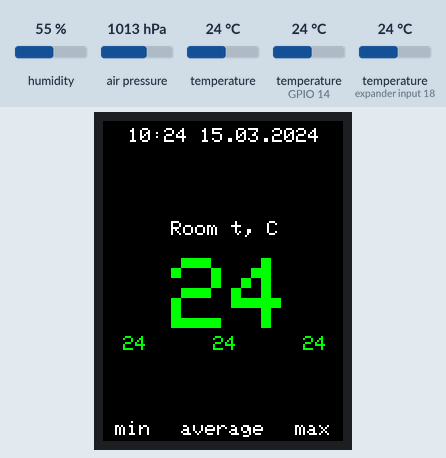
Bench run of a sketch on a simulated ESP32. Shown: 240×320 colour display. The inputs (shaded band) are chosen by the test bench; at power-on: humidity 55 %, temperature (sensors on GPIO 14, expander input 18) 24 °C, air pressure 1013 hPa, temperature 24 °C. The local clock reads 2024-03-15 10:24:30 at power-on unless the sketch sets it.

Above: at 1.3 s.
1.4 s: humidity set to 22 %
At 8.0 s:
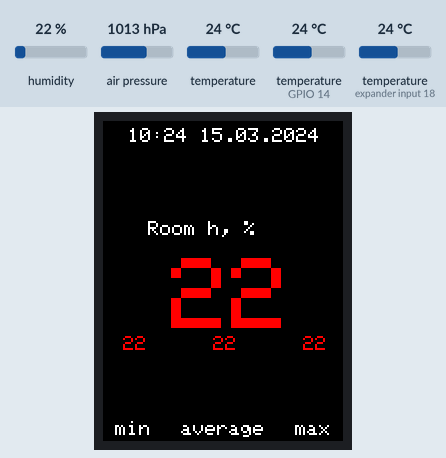
14.5 s: temperature (sensor on GPIO 14) set to 12 °C
At 18.2 s:
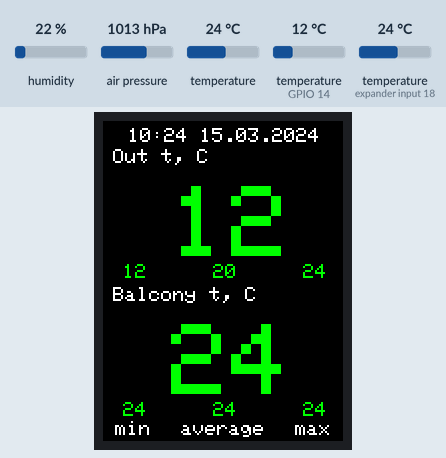
24.0 s: temperature (sensor on expander input 18) set to 12 °C
At 30.1 s:
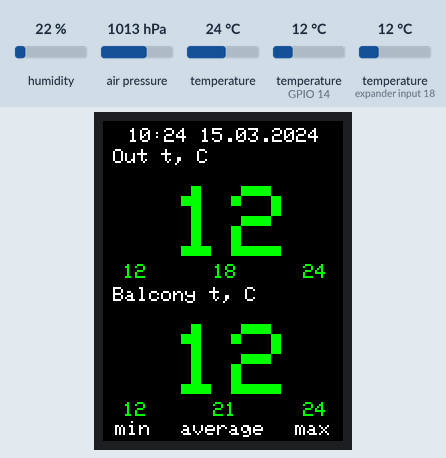
33.9 s: air pressure set to 952 hPa
At 36.1 s:
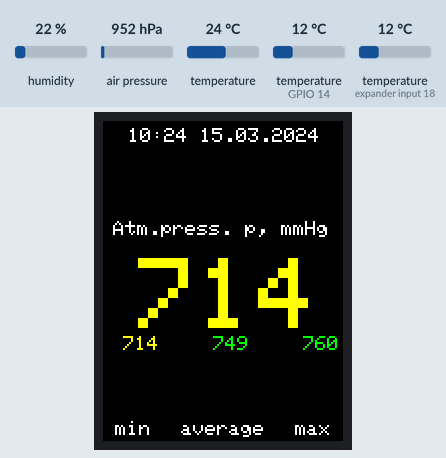
43.4 s: temperature (sensor 0) set to 12 °C
At 52.2 s:
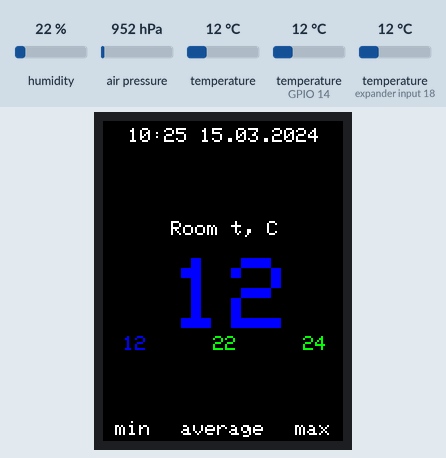
56.4 s: temperature (sensor on GPIO 14) set to 19 °C
At 68.0 s:
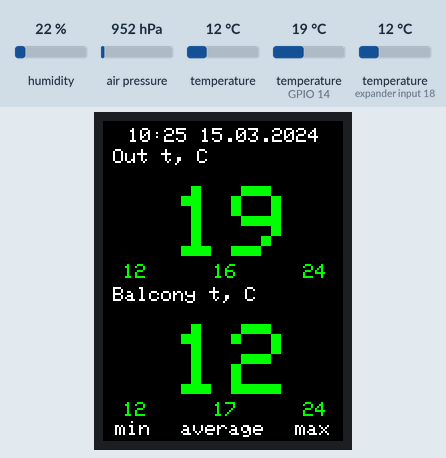
Timing chart, 0 to 69.5 s (numbered marks = the images above; inputs shaded):
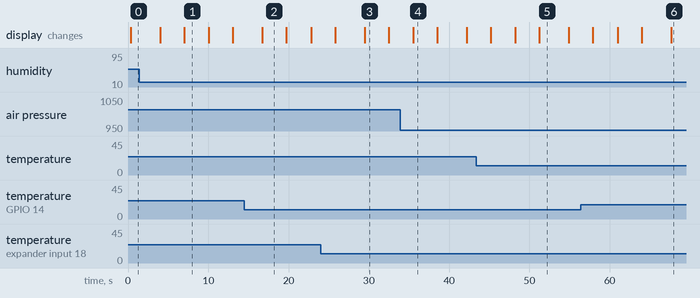

Measured:
- what the display in image 1 shows lasts 3.1 s, from 7.0 s to 10.1 s
- what the display in image 2 shows lasts 3.0 s, from 16.7 s to 19.7 s
- what the display in image 5 shows lasts 3.6 s, from 51.3 s to 54.9 s

The sketch:

weather_station.ino
```cpp
// (licence header left out)
// The project use SPIFFS file system available for ESP32 which allows to store current state.
/* You only need to format SPIFFS the first time you run a
   test or else use the SPIFFS plugin to create a partition
   https://github.com/me-no-dev/arduino-esp32fs-plugin */
// If you don't want to use storage just turn USE_STORAGE constant to false.

#include <Wire.h>
#include <OneWire.h>
#include <Adafruit_Sensor.h>
#include <Adafruit_BME280.h>
#include <DallasTemperature.h>

#include "src/common.h"
#include "src/sensors.h"
#include "src/display/display.h"
#include "src/clock/clock.h"
#include "src/storage/storage.h"
//#include "src/network/network.h"

#define SENSOR_DELAY 100
#define SCREEN_DELAY 2800

#define I2C_SDA 33
#define I2C_SCL 32

#define ONE_WIRE_BUS 14

// Turn to false if you don't want to use storage
#define USE_STORAGE true
// Turn to false if you don't want to use network
#define NETWORK_ENABLED true
// Turn to false if you don't want to use telegram (available only if network enabled)
#define TELEGRAM_ENABLED true

#define SSID "XXXXXX"     // your network SSID (name)
#define PASSWORD "YYYYYY" // your network key
#define BOT_TOKEN "XXXXXXXXX:XXXXXXXXXXXXXXXXXXXXXXXXXXXXXXXXXXX"  // your Bot Token (Get from Botfather)

Adafruit_BME280 bme;
OneWire oneWire(ONE_WIRE_BUS);
DallasTemperature sensors(&oneWire);

Display display;
TClock cl;
DataManager dataManager;
//NetworkManager networkManager;

bool isNetAvailable;

bool storageIsAvailable;

//measureSet<int16_t> *getMeasuresArray() {
//    return dataManager.getMeasuresArray();
//}

// you can use a lot of dallas sensors
dallasSensor dallasArr[DALLAS_SENSORS_COUNT] = {
        // change to yours title and address
        { "Out t, C", { 0x28, 0xFF, 0x71, 0x38, 0x90, 0x15, 0x03, 0x65 } },
        { "Balcony t, C", { 0x28, 0xFF, 0x84, 0x3A, 0x90, 0x15, 0x03, 0x16 } },
};

void setup() {
    Wire.begin(I2C_SDA, I2C_SCL);
    bme.begin();

    display.begin();
    display.showTitle = true;
    display.showAdditionData = true;

    cl.init();

//    if (USE_STORAGE) {
//        storageIsAvailable = dataManager.initStorage(cl.getTimePack());
//    }

//    if (NETWORK_ENABLED) {
//        networkManager.init(SSID, PASSWORD);
//        if (TELEGRAM_ENABLED) networkManager.initTelegramService(BOT_TOKEN);
//    }
}

void loop() {
    display.setTitle(cl.getTimeString());

    readTemperatureAndShow();
    readHumidityAndShow();
    readAtmPressureAndShow();

    timePack time = cl.getTimePack();

    if (USE_STORAGE) {
        // reset additional data if a new day has come
        if (cl.isNewDay()) dataManager.clearCache();
//        dataManager.updateTimeData(time);
    }
//
//    if (NETWORK_ENABLED) doNetWork(time, getMeasuresArray);
}

void readTemperatureAndShow() {
    // read room temp
    int16_t roomCurrentTemper = round(bme.readTemperature());
    delay(SENSOR_DELAY);
    measureSet<int16_t> roomT = dataManager.getMeasureSet(ROOM_TEMPER_TITLE, ROOM_TEMPER_INDEX, roomCurrentTemper);
//    display.setTitle(cl.getTimeString());
    display.drawRoomTemperatureMenu(roomT);
    delay(SCREEN_DELAY);
    // read dallas sensors
    sensors.requestTemperatures();
    int8_t dallasArraySize = sizeof(dallasArr) / sizeof(dallasArr[0]);
    for (int8_t i = 0; i < dallasArraySize; i = i + 2) {
        int8_t firstDallasIndex = MEASURE_TYPES_COUNT;
        measureSet<int16_t> measure1 =dataManager
                .getMeasureSet(dallasArr[i].title, firstDallasIndex, readDallasSensor(dallasArr[i].addr));
        int8_t next = i + 1;
        if (dallasArraySize > next) {
            int8_t dallasIndex = firstDallasIndex + next;
            measureSet<int16_t> measure2 = dataManager
                    .getMeasureSet(dallasArr[next].title, dallasIndex, readDallasSensor(dallasArr[next].addr));
            display.setTitle(cl.getTimeString());
            display.drawDoubleTemperatureMenu(measure1, measure2);
        } else {
            display.drawSingleTemperatureMenu(measure1);
        }
        delay(SCREEN_DELAY);
    }
}

void readHumidityAndShow() {
    uint16_t currentHumidity = round(bme.readHumidity());
    delay(SENSOR_DELAY);
    measureSet<int16_t> humidity = dataManager.getMeasureSet(ROOM_HUM_TITLE, ROOM_HUM_INDEX, currentHumidity);

    display.drawHumidityMenu(humidity);
    delay(SCREEN_DELAY);
}

void readAtmPressureAndShow() {
    // mmhg
    uint16_t currentPressure = round(bme.readPressure() * 0.0075F);
    delay(2 * SENSOR_DELAY);

    measureSet<int16_t> pressure = dataManager.getMeasureSet(PRESSURE_TITLE, PRESSURE_INDEX, currentPressure);

    display.drawAtmPressureMenu(pressure);
    delay(SCREEN_DELAY);
}

//void doNetWork(timePack time, measureSet<int16_t> *(*measureArrayGetter)()) {
//    if (isNetAvailable = networkManager.connectionEstablished()) {
//        networkManager.runTasks(time, measureArrayGetter);
//    }
//}

float readDallasSensor(uint8_t addr[8]) {
    return sensors.getTempC(addr);
}
```

clock.cpp
```cpp
// (licence header left out)
#include "clock.h"

void TClock::init() {
    _rtc.begin();
    RTCDateTime dt = _rtc.getDateTime();
    // probably the library bug, unixtime needs to be reduced by an hour
    const uint32_t unixtime = __TIME_UNIX__ - 60 * 60;

    if(dt.year < __TIME_YEARS__) {
        _rtc.setDateTime(unixtime);
        return;
    }

    if(dt.month < __TIME_MONTH__ && dt.year == __TIME_YEARS__) {
        _rtc.setDateTime(unixtime);
        return;
    }

    if(dt.day < __TIME_DAYS__ && dt.month == __TIME_MONTH__ && dt.year == __TIME_YEARS__) {
        _rtc.setDateTime(unixtime);
        return;
    }

    if(dt.hour < __TIME_HOURS__ && dt.day == __TIME_DAYS__ && dt.month == __TIME_MONTH__ && dt.year == __TIME_YEARS__) {
        _rtc.setDateTime(unixtime);
        return;
    }

    if(dt.minute < __TIME_MINUTES__ && dt.hour == __TIME_HOURS__ && dt.day == __TIME_DAYS__
       && dt.month == __TIME_MONTH__ && dt.year == __TIME_YEARS__) {
        _rtc.setDateTime(unixtime);
    }
}

const char *TClock::getTimeString() {
    _dt = _rtc.getDateTime();

    static char result[TIME_DATE_STRING_SIZE];
    sprintf(result, TIME_DATE_PATTERN, _dt.hour, _dt.minute, _dt.day, _dt.month, _dt.year);

    return result;
}

bool TClock::isNewDay() {
    bool result = false;
    if (previousHourValue == 23 && _dt.hour == 0) {
        result = true;
    }
    previousHourValue = _dt.hour;

    return result;
}

timePack TClock::getTimePack() {
    _dt = _rtc.getDateTime();

    static char timeDate[TIME_DATE_STRING_SIZE];
    sprintf(timeDate, TIME_DATE_PATTERN, _dt.hour, _dt.minute, _dt.day, _dt.month, _dt.year);
    static char time[TIME_STRING_SIZE];
    sprintf(time, TIME_PATTERN, _dt.hour, _dt.minute, _dt.second);
    static char date[DATE_STRING_SIZE];
    sprintf(date, DATE_PATTERN, _dt.day, _dt.month, _dt.year);

    return timePack { _dt.unixtime, _dt.day, _dt.minute, timeDate, time, date };
}
```

clock.h
```cpp
// (licence header left out)
#ifndef CLOCK_H
#define CLOCK_H

#include "../common.h"
#include <DS3231.h>
#include "compile_time.h"

#define TIME_DATE_PATTERN "%02d:%02d %02d.%02d.%d"
#define TIME_DATE_STRING_SIZE 17
#define TIME_PATTERN "%02d:%02d:%02d"
#define TIME_STRING_SIZE 9
#define DATE_PATTERN "%02d.%02d.%d"
#define DATE_STRING_SIZE 11

class TClock {
public:
    void init();

    const char *getTimeString();

    /**
     * checks for a new day
     *
     * @return true if a new day has come, otherwise false
     */
    bool isNewDay();

    timePack getTimePack();

private:
    DS3231 _rtc;
    RTCDateTime _dt;

    uint8_t previousHourValue;
};

#endif //CLOCK_H
```

compile_time.h
```cpp
/*
 * compile_time.h
 *
 * Created: 30.05.2017 20:57:58
 *  Author: Dennis (instructable.com/member/nqtronix)
 *
 * This code provides the macro __TIME_UNIX__ which returns the current time in UNIX format. It can
 * be used to identify a version of code on an embedded device, to initialize its RTC and much more.
 * Along that several more constants for seconds, minutes, etc. are provided
 *
 * The macro is based on __TIME__ and __DATE__, which are assumed to be formatted "HH:MM:SS" and
 * "MMM DD YYYY", respectively. The actual value can be calculated by the C compiler at compile time
 * as all inputs are literals. MAKE SURE TO ENABLE OPTIMISATION!
 */


#ifndef COMPILE_TIME_H_
#define COMPILE_TIME_H_

// extracts 1..4 characters from a string and interprets it as a decimal value
#define CONV_STR2DEC_1(str, i)  (str[i]>'0'?str[i]-'0':0)
#define CONV_STR2DEC_2(str, i)  (CONV_STR2DEC_1(str, i)*10 + str[i+1]-'0')
#define CONV_STR2DEC_3(str, i)  (CONV_STR2DEC_2(str, i)*10 + str[i+2]-'0')
#define CONV_STR2DEC_4(str, i)  (CONV_STR2DEC_3(str, i)*10 + str[i+3]-'0')

// Some definitions for calculation
#define SEC_PER_MIN             60UL
#define SEC_PER_HOUR            3600UL
#define SEC_PER_DAY             86400UL
#define SEC_PER_YEAR            (SEC_PER_DAY*365)
#define UNIX_START_YEAR         1970UL

// Custom "glue logic" to convert the month name to a usable number
#define GET_MONTH(str, i)      (str[i]=='J' && str[i+1]=='a' && str[i+2]=='n' ? 1 :     \
                                str[i]=='F' && str[i+1]=='e' && str[i+2]=='b' ? 2 :     \
                                str[i]=='M' && str[i+1]=='a' && str[i+2]=='r' ? 3 :     \
                                str[i]=='A' && str[i+1]=='p' && str[i+2]=='r' ? 4 :     \
                                str[i]=='M' && str[i+1]=='a' && str[i+2]=='y' ? 5 :     \
                                str[i]=='J' && str[i+1]=='u' && str[i+2]=='n' ? 6 :     \
                                str[i]=='J' && str[i+1]=='u' && str[i+2]=='l' ? 7 :     \
                                str[i]=='A' && str[i+1]=='u' && str[i+2]=='g' ? 8 :     \
                                str[i]=='S' && str[i+1]=='e' && str[i+2]=='p' ? 9 :     \
                                str[i]=='O' && str[i+1]=='c' && str[i+2]=='t' ? 10 :    \
                                str[i]=='N' && str[i+1]=='o' && str[i+2]=='v' ? 11 :    \
                                str[i]=='D' && str[i+1]=='e' && str[i+2]=='c' ? 12 : 0)

#define GET_MONTH2DAYS(month)  ((month == 1 ? 0 : 31 +                      \
                                (month == 2 ? 0 : 28 +                      \
                                (month == 3 ? 0 : 31 +                      \
                                (month == 4 ? 0 : 30 +                      \
                                (month == 5 ? 0 : 31 +                      \
                                (month == 6 ? 0 : 30 +                      \
                                (month == 7 ? 0 : 31 +                      \
                                (month == 8 ? 0 : 31 +                      \
                                (month == 9 ? 0 : 30 +                      \
                                (month == 10 ? 0 : 31 +                     \
                                (month == 11 ? 0 : 30))))))))))))           \


#define GET_LEAP_DAYS           ((__TIME_YEARS__-1968)/4 - (__TIME_MONTH__ <=2 ? 1 : 0))


#define __TIME_SECONDS__        CONV_STR2DEC_2(__TIME__, 6)
#define __TIME_MINUTES__        CONV_STR2DEC_2(__TIME__, 3)
#define __TIME_HOURS__          CONV_STR2DEC_2(__TIME__, 0)
#define __TIME_DAYS__           CONV_STR2DEC_2(__DATE__, 4)
#define __TIME_MONTH__          GET_MONTH(__DATE__, 0)
#define __TIME_YEARS__          CONV_STR2DEC_4(__DATE__, 7)

#define __TIME_UNIX__         ((__TIME_YEARS__-UNIX_START_YEAR)*SEC_PER_YEAR+       \
                                GET_LEAP_DAYS*SEC_PER_DAY+                          \
                                GET_MONTH2DAYS(__TIME_MONTH__)*SEC_PER_DAY+         \
                                __TIME_DAYS__*SEC_PER_DAY-SEC_PER_DAY+              \
                                __TIME_HOURS__*SEC_PER_HOUR+                        \
                                __TIME_MINUTES__*SEC_PER_MIN+                       \
                                __TIME_SECONDS__)

#endif /* COMPILE_TIME_H_ */
```

common.h
```cpp
// (licence header left out)
#ifndef COMMON_H
#define COMMON_H

#include "inttypes.h"
// count of measure types exclude dallas sensors
#define MEASURE_TYPES_COUNT 3

/**
 * Container for measured parameters
 */
template <typename T> struct measureSet {
    const char *title;
    const T curValue;
    const T min;
    const float average;
    const T max;
};

/**
 * Pack for time data
 */
struct timePack {
    uint32_t epochSeconds;
    uint8_t day, minute;
    const char *timeDate, *time, *date;
};

#endif //COMMON_H
```

colors.c
```cpp
// (licence header left out)
#include "colors.h"

uint16_t get_dallas_temper_color(int16_t temperature)
{
    if (temperature < -17) {
        return BLUE;
    } else if (temperature < -7) {
        return LIGHT_BLUE;
    } else if (temperature < 2) {
        return WHITE;
    } else if (temperature < 12) {
        return YELLOW;
    } else if (temperature < 25) {
        return GREEN;
    } else {
        return RED;
    }
}

uint16_t get_room_temper_color(int16_t temperature)
{
    if (temperature < 17){
        return BLUE;
    } else if (temperature > 27){
        return RED;
    } else {
        return GREEN;
    }
}

uint16_t get_atm_press_color(int16_t pressure)
{
    if (pressure < 710 || pressure > 790){
        return RED;
    } else if (pressure < 730 || pressure > 770){
        return YELLOW;
    } else {
        return GREEN;
    }
}

uint16_t get_humidity_color(int16_t humidity)
{
    if (humidity < 28 || humidity > 72) {
        return RED;
    } else if (humidity < 40 || humidity > 60) {
        return YELLOW;
    } else {
        return GREEN;
    }
}
```

colors.h
```cpp
// (licence header left out)
/**
 * Colors for display
 * color is selecting according the value of the measured parameter
 */

#ifndef COLORS_H
#define COLORS_H

#include "inttypes.h"

// RGB565
//#define BLACK         0x0000
#define BLUE          0x001F
#define LIGHT_BLUE    0x64D9
#define RED           0xF800
#define GREEN         0x07E0
//#define CYAN          0x07FF
//#define MAGENTA       0xF81F
#define YELLOW        0xFFE0
#define WHITE         0xFFFF

uint16_t get_dallas_temper_color(int16_t temperature);

uint16_t get_room_temper_color(int16_t temperature);

uint16_t get_atm_press_color(int16_t pressure);

uint16_t get_humidity_color(int16_t humidity);

#endif
```

display.cpp
```cpp
// (licence header left out)
#include "display.h"

Adafruit_ILI9341 tft(TFT_CS, TFT_DC, TFT_MOSI, TFT_CLK, TFT_RST, TFT_MISO);

Display::Display() = default;

void Display::begin() {
    tft.begin();
    // rotate screen on 180
    tft.setRotation(ROTATE_180);
}

void Display::setScreenColor(uint16_t color) {
    _screenColor = color;
}

void Display::fillScreen() {
    tft.fillScreen(_screenColor);
}

void Display::setTitle(const char *title) {
    _title = (char*) title;
}

void Display::drawHumidityMenu(measureSet<int16_t> humidity) {
    fillScreen();
    // header
    drawHeadMenu();
    // center
    drawMenuCell(humidity, 45, CENTER_MENU_SHIFT_Y, get_humidity_color);
    drawBottom();
}

void Display::drawAtmPressureMenu(measureSet<int16_t> press) {
    fillScreen();
    drawHeadMenu();
    tft.setCursor(10, 25);
    drawMenuCell(press, 10, CENTER_MENU_SHIFT_Y, get_atm_press_color);
    drawBottom();
}

void Display::drawRoomTemperatureMenu(measureSet<int16_t> temperature) {
    fillScreen();
    // header
    drawHeadMenu();
    // center
    drawMenuCell(temperature, 68, CENTER_MENU_SHIFT_Y, get_room_temper_color);
    drawBottom();
}

void Display::drawSingleTemperatureMenu(measureSet<int16_t> temperature) {
    fillScreen();
    // header
    drawHeadMenu();
    // center
    drawMenuCell(temperature, DEFAULT_SHIFT_X, CENTER_MENU_SHIFT_Y, get_dallas_temper_color);
    drawBottom();
}

void Display::drawDoubleTemperatureMenu(measureSet<int16_t> firstTemperature, measureSet<int16_t> secondTemperature) {
    fillScreen();
    // header
    drawHeadMenu();
    // top
    drawMenuCell(firstTemperature, DEFAULT_SHIFT_X, TOP_MENU_SHIFT_Y, get_dallas_temper_color);
    // bottom
    drawMenuCell(secondTemperature, DEFAULT_SHIFT_X, BOTTOM_MENU_SHIFT_Y, get_dallas_temper_color);
    drawBottom();
}

void Display::drawMenuCell(
        measureSet<int16_t> measure,
        uint8_t shiftX,
        uint8_t shiftY,
        uint16_t (*value_color)(int16_t)) {

    tft.setCursor(shiftX, 5 + shiftY);

    tft.setTextColor(WHITE);
    tft.setTextSize(TITLE_TEXT_SIZE);
    tft.println(measure.title);

    uint8_t y = 42 + shiftY;
    if (measure.curValue < -9){
        tft.setCursor(35, y);
    } else if (measure.curValue < 0) {
        tft.setCursor(60, y);
    } else if (measure.curValue < 10) {
        tft.setCursor(95, y);
    } else if (measure.curValue < 100) {
        tft.setCursor(68, y);
    } else {
        tft.setCursor(35, y);
    }

    // current value
    tft.setTextColor(value_color(measure.curValue));
    tft.setTextSize(VALUE_TEXT_SIZE);
    tft.print(measure.curValue);

    drawAdditionalData(shiftY, measure, value_color);
}

void Display::drawAdditionalData(uint8_t shiftY, measureSet<int16_t> measure, uint16_t (*value_color)(int16_t)) {
    if (!showAdditionData) return;

    uint16_t yb = 120 + shiftY;
    // min value
    tft.setTextSize(TITLE_TEXT_SIZE);
    tft.setCursor(20, yb);
    tft.setTextColor(value_color(measure.min));
    tft.print(measure.min);
    // average value
    tft.setCursor(110, yb);
    int16_t average = round(measure.average);
    tft.setTextColor(value_color(average));
    tft.print(average);
    // max value
    tft.setCursor(200, yb);
    tft.setTextColor(value_color(measure.max));
    tft.print(measure.max);
}

void Display::drawHeadMenu() {
    if (!showTitle) return;

    tft.setCursor(25, 7);
    tft.setTextColor(WHITE);
    tft.setTextSize(TITLE_TEXT_SIZE);
    tft.println(_title);
}

void Display::drawBottom() {
    if (!showAdditionData) return;

    tft.setTextColor(WHITE);
    tft.setTextSize(TITLE_TEXT_SIZE);

    tft.setCursor(12, 300);
    tft.print(MIN);
    tft.setCursor(78, 300);
    tft.print(AVERAGE);
    tft.setCursor(192, 300);
    tft.print(MAX);
}

int16_t Display::round(float value) {
    return (int16_t)(value + 0.5f);
}
```

Source omitted: display.h (1985 bytes), sensors.h (463 bytes), storage.cpp (1549 bytes), storage.h (702 bytes)
